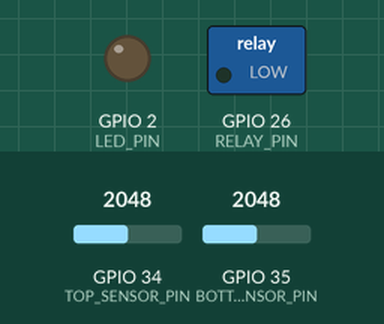
Simulated run of this sketch. Board: ESP32. Shown: switched loads named in the sketch (green lamp = pin HIGH), output pins drawn as LEDs (lit = HIGH). The inputs (shaded band) are chosen by the test bench; at power-on: GPIO 35 (BOTTOM_SENSOR_PIN) = 2048, GPIO 34 (TOP_SENSOR_PIN) = 2048. WiFi joins after 1.5 s; servers stay silent unless stated; uploads are accepted with an empty reply; what the sketch prints to the serial monitor is not drawn.

Above: at 2.7 s.
2.8 s: GPIO 35 (BOTTOM_SENSOR_PIN) set to 553
7.4 s: GPIO 35 (BOTTOM_SENSOR_PIN) set to 471
At 11.3 s:
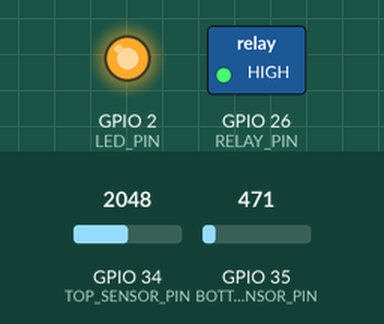
16.1 s: GPIO 34 (TOP_SENSOR_PIN) set to 491
21.5 s: GPIO 34 (TOP_SENSOR_PIN) set to 553
At 26.2 s:
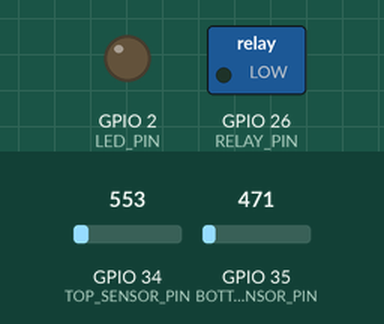
30.2 s: GPIO 34 (TOP_SENSOR_PIN) set to 460
At 31.3 s:
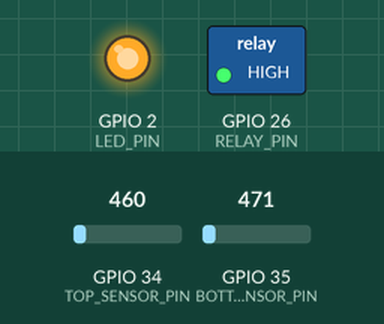
Timing chart, 0 to 33.2 s (numbered marks = the images above; inputs shaded):
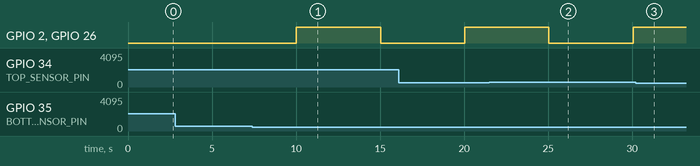

The sketch:

esp32_water_tank_code.ino
```cpp
// ESP32 Water Tank Management System
// Two water sensors (top and bottom), relay for motor control, WiFi connectivity

#include <WiFi.h>
#include <HTTPClient.h>
#include <ArduinoJson.h>

// WiFi credentials
const char* ssid = "YOUR_WIFI_SSID";
const char* password = "YOUR_WIFI_PASSWORD";

// Server URL for API
const char* serverURL = "http://YOUR_SERVER_IP:5000/api";

// Pin definitions
#define TOP_SENSOR_PIN 34      // Analog pin for top water sensor
#define BOTTOM_SENSOR_PIN 35   // Analog pin for bottom water sensor
#define RELAY_PIN 26           // Digital pin for relay module
#define LED_PIN 2              // Built-in LED for status indication

// Sensor thresholds
const int WATER_THRESHOLD = 500;  // Adjust based on your sensor readings

// System variables
bool motorState = false;
bool autoMode = true;  // true = automatic, false = manual
unsigned long lastSensorRead = 0;
unsigned long lastDataSend = 0;
const unsigned long SENSOR_INTERVAL = 5000;   // Read sensors every 5 seconds
const unsigned long DATA_SEND_INTERVAL = 10000; // Send data every 10 seconds

void setup() {
  Serial.begin(115200);

  // Initialize pins
  pinMode(TOP_SENSOR_PIN, INPUT);
  pinMode(BOTTOM_SENSOR_PIN, INPUT);
  pinMode(RELAY_PIN, OUTPUT);
  pinMode(LED_PIN, OUTPUT);

  // Initialize relay (OFF state)
  digitalWrite(RELAY_PIN, LOW);
  digitalWrite(LED_PIN, LOW);

  // Connect to WiFi
  WiFi.begin(ssid, password);
  Serial.print("Connecting to WiFi");
  while (WiFi.status() != WL_CONNECTED) {
    delay(500);
    Serial.print(".");
  }
  Serial.println();
  Serial.print("Connected to WiFi. IP: ");
  Serial.println(WiFi.localIP());
}

void loop() {
  unsigned long currentTime = millis();

  // Read sensors periodically
  if (currentTime - lastSensorRead >= SENSOR_INTERVAL) {
    readSensorsAndControl();
    lastSensorRead = currentTime;
  }

  // Send data to server periodically
  if (currentTime - lastDataSend >= DATA_SEND_INTERVAL) {
    sendDataToServer();
    checkServerCommands();
    lastDataSend = currentTime;
  }

  delay(100);
}

void readSensorsAndControl() {
  // Read water level sensors
  int topSensorValue = analogRead(TOP_SENSOR_PIN);
  int bottomSensorValue = analogRead(BOTTOM_SENSOR_PIN);

  // Determine water levels
  bool waterAtTop = (topSensorValue > WATER_THRESHOLD);
  bool waterAtBottom = (bottomSensorValue > WATER_THRESHOLD);

  // Print sensor readings
  Serial.println("=== Sensor Readings ===");
  Serial.print("Top Sensor: "); Serial.print(topSensorValue);
  Serial.print(" (Water: "); Serial.print(waterAtTop ? "YES" : "NO"); Serial.println(")");
  Serial.print("Bottom Sensor: "); Serial.print(bottomSensorValue);
  Serial.print(" (Water: "); Serial.print(waterAtBottom ? "YES" : "NO"); Serial.println(")");

  // Automatic motor control logic
  if (autoMode) {
    if (!waterAtBottom && !motorState) {
      // Tank is empty, start motor
      startMotor();
      Serial.println("AUTO: Tank empty - Motor started");
    }
    else if (waterAtTop && motorState) {
      // Tank is full, stop motor
      stopMotor();
      Serial.println("AUTO: Tank full - Motor stopped");
    }
  }

  // Update LED status
  digitalWrite(LED_PIN, motorState ? HIGH : LOW);
}

void startMotor() {
  digitalWrite(RELAY_PIN, HIGH);
  motorState = true;
  Serial.println("MOTOR: Started");
}

void stopMotor() {
  digitalWrite(RELAY_PIN, LOW);
  motorState = false;
  Serial.println("MOTOR: Stopped");
}

void sendDataToServer() {
  if (WiFi.status() == WL_CONNECTED) {
    HTTPClient http;
    http.begin(String(serverURL) + "/sensor-data");
    http.addHeader("Content-Type", "application/json");

    // Prepare JSON data
    StaticJsonDocument<200> doc;
    doc["device_id"] = "ESP32_TANK_01";
    doc["top_sensor"] = analogRead(TOP_SENSOR_PIN);
    doc["bottom_sensor"] = analogRead(BOTTOM_SENSOR_PIN);
    doc["motor_state"] = motorState;
    doc["auto_mode"] = autoMode;
    doc["timestamp"] = millis();

    String jsonString;
    serializeJson(doc, jsonString);

    int httpResponseCode = http.POST(jsonString);

    if (httpResponseCode > 0) {
      Serial.print("Data sent successfully. Response: ");
      Serial.println(httpResponseCode);
    } else {
      Serial.print("Error sending data: ");
      Serial.println(httpResponseCode);
    }

    http.end();
  }
}

void checkServerCommands() {
  if (WiFi.status() == WL_CONNECTED) {
    HTTPClient http;
    http.begin(String(serverURL) + "/commands");

    int httpResponseCode = http.GET();

    if (httpResponseCode == 200) {
      String response = http.getString();

      StaticJsonDocument<200> doc;
      deserializeJson(doc, response);

      // Check for manual motor control commands
      if (doc.containsKey("motor_command")) {
        String command = doc["motor_command"];
        if (command == "start") {
          autoMode = false;
          startMotor();
          Serial.println("SERVER: Manual motor start command received");
        }
        else if (command == "stop") {
          autoMode = false;
          stopMotor();
          Serial.println("SERVER: Manual motor stop command received");
        }
        else if (command == "auto") {
          autoMode = true;
          Serial.println("SERVER: Auto mode enabled");
        }
      }
    }

    http.end();
  }
}
```

Measured:
- the behaviour switches between 501 and 500 on GPIO 35 (BOTTOM_SENSOR_PIN) (found by bisection; images 0 and 1)
- after the input at 2.8 s, every drawn part: stays the same
- after the input at 7.4 s, GPIO 2 (LED_PIN), GPIO 26 (RELAY_PIN): LOW → HIGH after 2.6 s, → LOW 5.0 s later
- after the input at 21.5 s, GPIO 2 (LED_PIN), GPIO 26 (RELAY_PIN): HIGH → LOW after 3.5 s, → HIGH 5.0 s later
- after the input at 30.2 s, GPIO 2 (LED_PIN), GPIO 26 (RELAY_PIN): stays HIGH (without the input it goes to LOW after 4.9 s)
